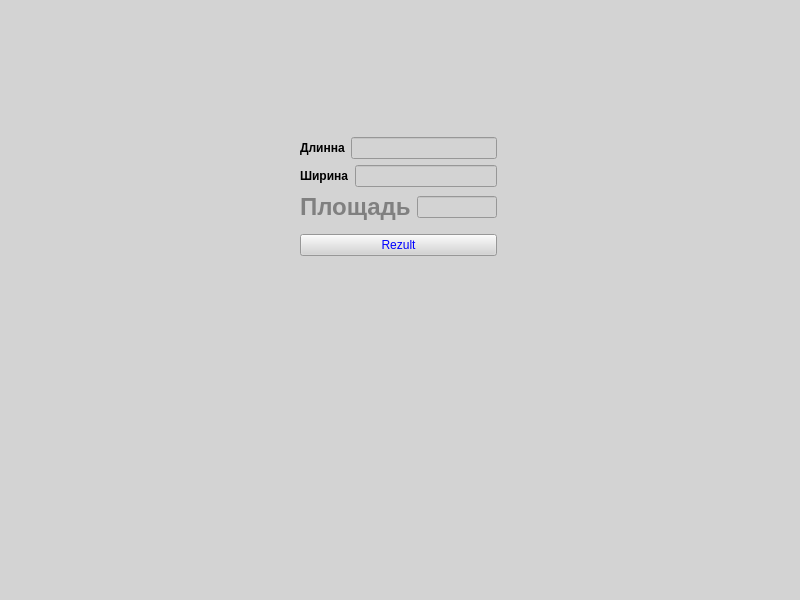
<?xml version="1.0" encoding="UTF-8"?>
<ui version="4.0">
 <class>MainWindow</class>
 <widget class="QMainWindow" name="MainWindow">
  <property name="geometry">
   <rect>
    <x>0</x>
    <y>0</y>
    <width>800</width>
    <height>600</height>
   </rect>
  </property>
  <property name="windowTitle">
   <string>Площадь прямоугольника</string>
  </property>
  <property name="styleSheet">
   <string notr="true">background-color: lightgray;</string>
  </property>
  <widget class="QWidget" name="centralwidget">
   <widget class="QWidget" name="">
    <property name="geometry">
     <rect>
      <x>300</x>
      <y>130</y>
      <width>197</width>
      <height>134</height>
     </rect>
    </property>
    <layout class="QVBoxLayout" name="verticalLayout_2">
     <item>
      <layout class="QVBoxLayout" name="verticalLayout">
       <item>
        <layout class="QHBoxLayout" name="horizontalLayout">
         <item>
          <widget class="QLabel" name="label_3">
           <property name="font">
            <font>
             <family>Arial</family>
             <bold>true</bold>
            </font>
           </property>
           <property name="styleSheet">
            <string notr="true">color: black;</string>
           </property>
           <property name="text">
            <string>Длинна</string>
           </property>
          </widget>
         </item>
         <item>
          <widget class="QLineEdit" name="lineEdit"/>
         </item>
        </layout>
       </item>
       <item>
        <layout class="QHBoxLayout" name="horizontalLayout_2">
         <item>
          <widget class="QLabel" name="label_2">
           <property name="font">
            <font>
             <family>Arial</family>
             <bold>true</bold>
            </font>
           </property>
           <property name="styleSheet">
            <string notr="true">color: black;</string>
           </property>
           <property name="text">
            <string>Ширина</string>
           </property>
          </widget>
         </item>
         <item>
          <widget class="QLineEdit" name="lineEdit_2"/>
         </item>
        </layout>
       </item>
       <item>
        <layout class="QHBoxLayout" name="horizontalLayout_3">
         <item>
          <widget class="QLabel" name="label">
           <property name="font">
            <font>
             <family>Arial</family>
             <pointsize>18</pointsize>
             <bold>true</bold>
            </font>
           </property>
           <property name="styleSheet">
            <string notr="true">color: gray;</string>
           </property>
           <property name="text">
            <string>Площадь</string>
           </property>
          </widget>
         </item>
         <item>
          <widget class="QLineEdit" name="lineEdit_3">
           <property name="readOnly">
            <bool>true</bool>
           </property>
          </widget>
         </item>
        </layout>
       </item>
      </layout>
     </item>
     <item>
      <widget class="QPushButton" name="pushButton">
       <property name="styleSheet">
        <string notr="true">color: blue;

</string>
       </property>
       <property name="text">
        <string>Rezult</string>
       </property>
      </widget>
     </item>
    </layout>
   </widget>
  </widget>
  <widget class="QMenuBar" name="menubar">
   <property name="geometry">
    <rect>
     <x>0</x>
     <y>0</y>
     <width>800</width>
     <height>24</height>
    </rect>
   </property>
  </widget>
  <widget class="QStatusBar" name="statusbar"/>
 </widget>
 <resources/>
 <connections/>
</ui>
